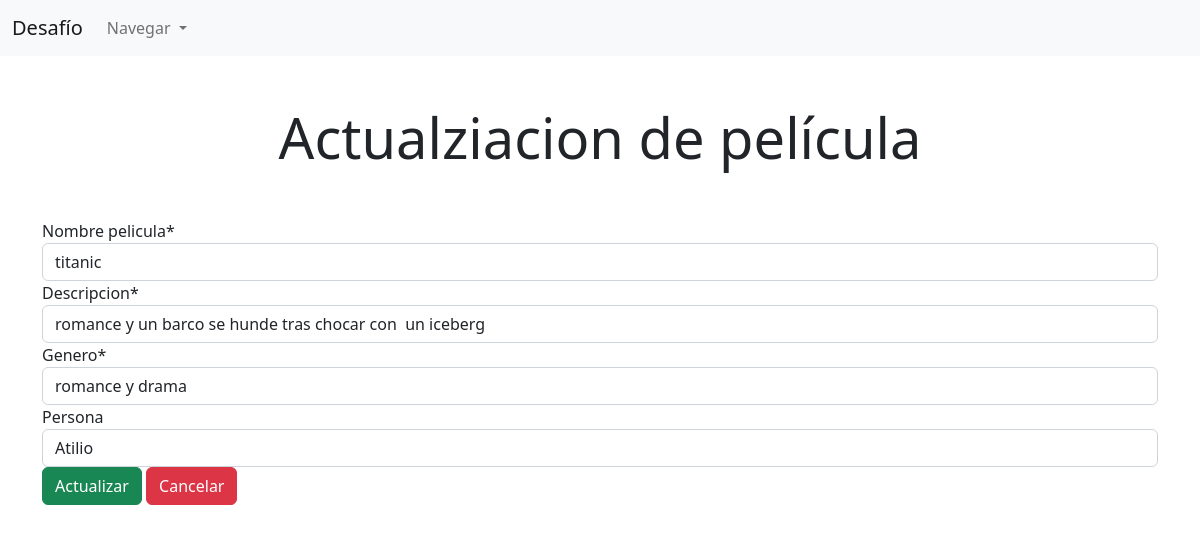
/editarPelicula/1, run on the app's committed database.
### peliculas/models.py (models this page shows, shortened)
class tablaPelicula(models.Model):
    nombre_pelicula = models.CharField(max_length=200)
    descripcion = models.CharField(max_length=200)
    base = models.BinaryField(blank=True)
    genero = models.CharField(max_length=200)
    persona = models.ForeignKey(tablaPersona, models.CASCADE, blank=True, null=True)

### peliculas/views.py (the view)
# urls.py: path('editarPelicula/<int:id_pelicula>', peliculaView.editarPelicula, name='editarPelicula'),
    def editarPelicula(request, id_pelicula):
        pelicula = tablaPelicula.objects.filter(id= id_pelicula).first()
        formPelicula = formularioPelicula(instance= pelicula)
        return render(request, 'editarPelicula.html', {'formPelicula':formPelicula, 'pelicula':pelicula})

### peliculas/forms.py
class formularioPelicula(forms.ModelForm):
    class Meta:
        model = tablaPelicula
        fields = '__all__'

### peliculas/models.py (called while the page is built)
    def __str__(self):
        return "{}".format(self.nombre)

### peliculas/templates/editarPelicula.html (shortened to what this page needs)
{% extends 'base.html' %}
{% load crispy_forms_tags %}
{% block content %}
<br>
<h1 class="text-center display-4 my-4">Actualziacion de película</h1>
<br>
<div class="container">
    <form action="{% url 'actualizarPelicula' pelicula.id %}" method="POST">
        {{ formPelicula | crispy}}
        <button type="submit" class="btn btn-success">Actualizar</button>
        <a class="btn btn-danger" href="{% url 'listaPeliculas' %}">Cancelar</a>
    </form>
</div>
{% endblock %}

### data on the page
tablaPelicula: nombre_pelicula "titanic", descripcion "romance y un barco se hunde tras chocar con un iceberg", genero "romance y drama", persona "Atilio"
